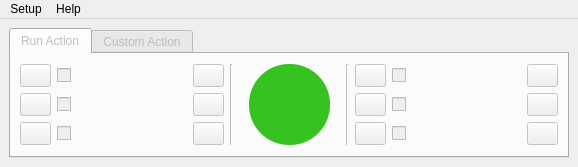
<?xml version="1.0" encoding="UTF-8"?>
<ui version="4.0">
 <class>MainWindow</class>
 <widget class="QMainWindow" name="MainWindow">
  <property name="geometry">
   <rect>
    <x>0</x>
    <y>0</y>
    <width>578</width>
    <height>167</height>
   </rect>
  </property>
  <property name="minimumSize">
   <size>
    <width>578</width>
    <height>167</height>
   </size>
  </property>
  <property name="maximumSize">
   <size>
    <width>1108</width>
    <height>692</height>
   </size>
  </property>
  <property name="windowTitle">
   <string>MainWindow</string>
  </property>
  <property name="windowOpacity">
   <double>1.000000000000000</double>
  </property>
  <widget class="QWidget" name="centralwidget">
   <layout class="QVBoxLayout" name="verticalLayout_2">
    <item>
     <widget class="QTabWidget" name="tabWidget">
      <property name="enabled">
       <bool>false</bool>
      </property>
      <property name="tabPosition">
       <enum>QTabWidget::North</enum>
      </property>
      <property name="tabShape">
       <enum>QTabWidget::Rounded</enum>
      </property>
      <property name="currentIndex">
       <number>0</number>
      </property>
      <property name="elideMode">
       <enum>Qt::ElideLeft</enum>
      </property>
      <widget class="QWidget" name="run_tab">
       <attribute name="title">
        <string>Run Action</string>
       </attribute>
       <layout class="QVBoxLayout" name="verticalLayout">
        <item>
         <layout class="QGridLayout" name="gridLayout">
          <property name="sizeConstraint">
           <enum>QLayout::SetDefaultConstraint</enum>
          </property>
          <item row="0" column="5" rowspan="3">
           <widget class="QFrame" name="frame_2">
            <property name="minimumSize">
             <size>
              <width>101</width>
              <height>81</height>
             </size>
            </property>
            <property name="maximumSize">
             <size>
              <width>101</width>
              <height>16777215</height>
             </size>
            </property>
            <property name="frameShape">
             <enum>QFrame::NoFrame</enum>
            </property>
            <property name="frameShadow">
             <enum>QFrame::Raised</enum>
            </property>
            <widget class="QPushButton" name="action_pb">
             <property name="geometry">
              <rect>
               <x>10</x>
               <y>0</y>
               <width>81</width>
               <height>81</height>
              </rect>
             </property>
             <property name="minimumSize">
              <size>
               <width>0</width>
               <height>23</height>
              </size>
             </property>
             <property name="baseSize">
              <size>
               <width>0</width>
               <height>0</height>
              </size>
             </property>
             <property name="cursor">
              <cursorShape>PointingHandCursor</cursorShape>
             </property>
             <property name="layoutDirection">
              <enum>Qt::LeftToRight</enum>
             </property>
             <property name="styleSheet">
              <string notr="true">QPushButton#action_pb {
	background-color: rgb(54, 194, 32);
	border-radius: 40px;
}

QPushButton#action_pb:hover {
	background-color: rgb(48, 170, 27);
}

QPushButton#action_pb:pressed {
	background-color: rgb(0, 93, 0);
}</string>
             </property>
             <property name="text">
              <string/>
             </property>
             <property name="iconSize">
              <size>
               <width>60</width>
               <height>60</height>
              </size>
             </property>
             <property name="checkable">
              <bool>false</bool>
             </property>
            </widget>
           </widget>
          </item>
          <item row="1" column="8">
           <widget class="QCheckBox" name="action_5_cb">
            <property name="minimumSize">
             <size>
              <width>0</width>
              <height>0</height>
             </size>
            </property>
            <property name="maximumSize">
             <size>
              <width>16777215</width>
              <height>16777215</height>
             </size>
            </property>
           </widget>
          </item>
          <item row="0" column="8">
           <widget class="QCheckBox" name="action_4_cb">
            <property name="minimumSize">
             <size>
              <width>0</width>
              <height>0</height>
             </size>
            </property>
            <property name="maximumSize">
             <size>
              <width>16777215</width>
              <height>16777215</height>
             </size>
            </property>
           </widget>
          </item>
          <item row="2" column="8">
           <widget class="QCheckBox" name="action_6_cb">
            <property name="minimumSize">
             <size>
              <width>0</width>
              <height>0</height>
             </size>
            </property>
            <property name="maximumSize">
             <size>
              <width>16777215</width>
              <height>16777215</height>
             </size>
            </property>
           </widget>
          </item>
          <item row="2" column="7">
           <widget class="QPushButton" name="load_action_6_pb">
            <property name="minimumSize">
             <size>
              <width>31</width>
              <height>23</height>
             </size>
            </property>
            <property name="maximumSize">
             <size>
              <width>31</width>
              <height>23</height>
             </size>
            </property>
            <property name="text">
             <string/>
            </property>
           </widget>
          </item>
          <item row="1" column="1">
           <widget class="QPushButton" name="load_action_2_pb">
            <property name="minimumSize">
             <size>
              <width>31</width>
              <height>23</height>
             </size>
            </property>
            <property name="maximumSize">
             <size>
              <width>31</width>
              <height>23</height>
             </size>
            </property>
            <property name="text">
             <string/>
            </property>
           </widget>
          </item>
          <item row="1" column="7">
           <widget class="QPushButton" name="load_action_5_pb">
            <property name="minimumSize">
             <size>
              <width>31</width>
              <height>23</height>
             </size>
            </property>
            <property name="maximumSize">
             <size>
              <width>31</width>
              <height>23</height>
             </size>
            </property>
            <property name="text">
             <string/>
            </property>
           </widget>
          </item>
          <item row="2" column="9">
           <widget class="QPushButton" name="btn_run_6_pb">
            <property name="minimumSize">
             <size>
              <width>31</width>
              <height>23</height>
             </size>
            </property>
            <property name="maximumSize">
             <size>
              <width>31</width>
              <height>23</height>
             </size>
            </property>
            <property name="icon">
             <iconset>
              <normaloff>../icons/action_.png</normaloff>../icons/action_.png</iconset>
            </property>
           </widget>
          </item>
          <item row="0" column="9">
           <widget class="QPushButton" name="btn_run_4_pb">
            <property name="minimumSize">
             <size>
              <width>31</width>
              <height>23</height>
             </size>
            </property>
            <property name="maximumSize">
             <size>
              <width>31</width>
              <height>23</height>
             </size>
            </property>
            <property name="icon">
             <iconset>
              <normaloff>../icons/action_.png</normaloff>../icons/action_.png</iconset>
            </property>
           </widget>
          </item>
          <item row="0" column="3">
           <widget class="QPushButton" name="btn_run_1_pb">
            <property name="minimumSize">
             <size>
              <width>31</width>
              <height>23</height>
             </size>
            </property>
            <property name="maximumSize">
             <size>
              <width>31</width>
              <height>23</height>
             </size>
            </property>
            <property name="layoutDirection">
             <enum>Qt::LeftToRight</enum>
            </property>
            <property name="icon">
             <iconset>
              <normaloff>../icons/action_.png</normaloff>../icons/action_.png</iconset>
            </property>
           </widget>
          </item>
          <item row="1" column="2">
           <widget class="QCheckBox" name="action_2_cb">
            <property name="minimumSize">
             <size>
              <width>0</width>
              <height>0</height>
             </size>
            </property>
            <property name="maximumSize">
             <size>
              <width>16777215</width>
              <height>16777215</height>
             </size>
            </property>
           </widget>
          </item>
          <item row="0" column="1">
           <widget class="QPushButton" name="load_action_1_pb">
            <property name="minimumSize">
             <size>
              <width>31</width>
              <height>23</height>
             </size>
            </property>
            <property name="maximumSize">
             <size>
              <width>31</width>
              <height>23</height>
             </size>
            </property>
            <property name="text">
             <string/>
            </property>
           </widget>
          </item>
          <item row="2" column="2">
           <widget class="QCheckBox" name="action_3_cb">
            <property name="minimumSize">
             <size>
              <width>0</width>
              <height>0</height>
             </size>
            </property>
            <property name="maximumSize">
             <size>
              <width>16777215</width>
              <height>16777215</height>
             </size>
            </property>
           </widget>
          </item>
          <item row="2" column="1">
           <widget class="QPushButton" name="load_action_3_pb">
            <property name="minimumSize">
             <size>
              <width>31</width>
              <height>23</height>
             </size>
            </property>
            <property name="maximumSize">
             <size>
              <width>31</width>
              <height>23</height>
             </size>
            </property>
            <property name="text">
             <string/>
            </property>
           </widget>
          </item>
          <item row="1" column="9">
           <widget class="QPushButton" name="btn_run_5_pb">
            <property name="minimumSize">
             <size>
              <width>31</width>
              <height>23</height>
             </size>
            </property>
            <property name="maximumSize">
             <size>
              <width>31</width>
              <height>23</height>
             </size>
            </property>
            <property name="icon">
             <iconset>
              <normaloff>../icons/action_.png</normaloff>../icons/action_.png</iconset>
            </property>
           </widget>
          </item>
          <item row="0" column="7">
           <widget class="QPushButton" name="load_action_4_pb">
            <property name="minimumSize">
             <size>
              <width>31</width>
              <height>23</height>
             </size>
            </property>
            <property name="maximumSize">
             <size>
              <width>31</width>
              <height>23</height>
             </size>
            </property>
            <property name="text">
             <string/>
            </property>
           </widget>
          </item>
          <item row="0" column="2">
           <widget class="QCheckBox" name="action_1_cb">
            <property name="minimumSize">
             <size>
              <width>0</width>
              <height>0</height>
             </size>
            </property>
            <property name="maximumSize">
             <size>
              <width>16777215</width>
              <height>16777215</height>
             </size>
            </property>
           </widget>
          </item>
          <item row="0" column="6" rowspan="3">
           <widget class="Line" name="line_2">
            <property name="orientation">
             <enum>Qt::Vertical</enum>
            </property>
           </widget>
          </item>
          <item row="2" column="3">
           <widget class="QPushButton" name="btn_run_3_pb">
            <property name="minimumSize">
             <size>
              <width>31</width>
              <height>23</height>
             </size>
            </property>
            <property name="maximumSize">
             <size>
              <width>31</width>
              <height>23</height>
             </size>
            </property>
            <property name="icon">
             <iconset>
              <normaloff>../icons/action_.png</normaloff>../icons/action_.png</iconset>
            </property>
           </widget>
          </item>
          <item row="1" column="3">
           <widget class="QPushButton" name="btn_run_2_pb">
            <property name="minimumSize">
             <size>
              <width>31</width>
              <height>23</height>
             </size>
            </property>
            <property name="maximumSize">
             <size>
              <width>31</width>
              <height>23</height>
             </size>
            </property>
            <property name="icon">
             <iconset>
              <normaloff>../icons/action_.png</normaloff>../icons/action_.png</iconset>
            </property>
           </widget>
          </item>
          <item row="0" column="4" rowspan="3">
           <widget class="Line" name="line">
            <property name="orientation">
             <enum>Qt::Vertical</enum>
            </property>
           </widget>
          </item>
         </layout>
        </item>
       </layout>
      </widget>
      <widget class="QWidget" name="mini_tab">
       <attribute name="title">
        <string>Custom Action</string>
       </attribute>
       <layout class="QVBoxLayout" name="verticalLayout_3">
        <item>
         <layout class="QGridLayout" name="gridLayout_3">
          <item row="0" column="4" rowspan="2">
           <widget class="QPushButton" name="run_pb">
            <property name="minimumSize">
             <size>
              <width>81</width>
              <height>0</height>
             </size>
            </property>
            <property name="maximumSize">
             <size>
              <width>120</width>
              <height>48</height>
             </size>
            </property>
            <property name="cursor">
             <cursorShape>PointingHandCursor</cursorShape>
            </property>
            <property name="styleSheet">
             <string notr="true">QPushButton#run_pb {
	background-color: rgb(54, 194, 32);
	border-radius: 6px;
	font: 75 10pt &quot;MS Shell Dlg 2&quot;;
}

QPushButton#run_pb:hover {
	background-color: rgb(48, 170, 27);
}

QPushButton#run_pb:pressed {
	background-color: rgb(0, 93, 0);
}</string>
            </property>
            <property name="text">
             <string>Run</string>
            </property>
           </widget>
          </item>
          <item row="2" column="4">
           <widget class="QComboBox" name="sett_cb">
            <property name="maximumSize">
             <size>
              <width>120</width>
              <height>20</height>
             </size>
            </property>
            <item>
             <property name="text">
              <string>Run Script</string>
             </property>
            </item>
            <item>
             <property name="text">
              <string>Import Maya</string>
             </property>
            </item>
            <item>
             <property name="text">
              <string>Import Ref Maya</string>
             </property>
            </item>
            <item>
             <property name="text">
              <string>Add Dir</string>
             </property>
            </item>
            <item>
             <property name="text">
              <string>Reset Dir</string>
             </property>
            </item>
           </widget>
          </item>
          <item row="2" column="0">
           <widget class="QLabel" name="label_6">
            <property name="minimumSize">
             <size>
              <width>16</width>
              <height>16</height>
             </size>
            </property>
            <property name="maximumSize">
             <size>
              <width>16</width>
              <height>16</height>
             </size>
            </property>
            <property name="text">
             <string>3.</string>
            </property>
           </widget>
          </item>
          <item row="2" column="1">
           <widget class="QComboBox" name="cus_action_3_cb">
            <property name="sizePolicy">
             <sizepolicy hsizetype="Minimum" vsizetype="Fixed">
              <horstretch>0</horstretch>
              <verstretch>0</verstretch>
             </sizepolicy>
            </property>
            <property name="minimumSize">
             <size>
              <width>272</width>
              <height>20</height>
             </size>
            </property>
            <property name="maximumSize">
             <size>
              <width>291</width>
              <height>20</height>
             </size>
            </property>
            <property name="editable">
             <bool>false</bool>
            </property>
            <item>
             <property name="text">
              <string>Hello 3</string>
             </property>
            </item>
           </widget>
          </item>
          <item row="0" column="2">
           <widget class="QCheckBox" name="check_action_1_cb">
            <property name="minimumSize">
             <size>
              <width>16</width>
              <height>16</height>
             </size>
            </property>
            <property name="maximumSize">
             <size>
              <width>16</width>
              <height>16</height>
             </size>
            </property>
            <property name="text">
             <string/>
            </property>
           </widget>
          </item>
          <item row="1" column="2">
           <widget class="QCheckBox" name="check_action_2_cb">
            <property name="minimumSize">
             <size>
              <width>16</width>
              <height>16</height>
             </size>
            </property>
            <property name="maximumSize">
             <size>
              <width>16</width>
              <height>16</height>
             </size>
            </property>
            <property name="text">
             <string/>
            </property>
           </widget>
          </item>
          <item row="1" column="1">
           <widget class="QComboBox" name="cus_action_2_cb">
            <property name="sizePolicy">
             <sizepolicy hsizetype="Minimum" vsizetype="Fixed">
              <horstretch>0</horstretch>
              <verstretch>0</verstretch>
             </sizepolicy>
            </property>
            <property name="minimumSize">
             <size>
              <width>272</width>
              <height>20</height>
             </size>
            </property>
            <property name="maximumSize">
             <size>
              <width>291</width>
              <height>20</height>
             </size>
            </property>
            <property name="editable">
             <bool>false</bool>
            </property>
            <item>
             <property name="text">
              <string>Hello 2</string>
             </property>
            </item>
           </widget>
          </item>
          <item row="0" column="0">
           <widget class="QLabel" name="label_4">
            <property name="minimumSize">
             <size>
              <width>16</width>
              <height>16</height>
             </size>
            </property>
            <property name="maximumSize">
             <size>
              <width>16</width>
              <height>16</height>
             </size>
            </property>
            <property name="text">
             <string>1.</string>
            </property>
           </widget>
          </item>
          <item row="1" column="0">
           <widget class="QLabel" name="label_5">
            <property name="minimumSize">
             <size>
              <width>16</width>
              <height>16</height>
             </size>
            </property>
            <property name="maximumSize">
             <size>
              <width>16</width>
              <height>16</height>
             </size>
            </property>
            <property name="text">
             <string>2.</string>
            </property>
           </widget>
          </item>
          <item row="0" column="1">
           <widget class="QComboBox" name="cus_action_1_cb">
            <property name="sizePolicy">
             <sizepolicy hsizetype="Minimum" vsizetype="Fixed">
              <horstretch>0</horstretch>
              <verstretch>0</verstretch>
             </sizepolicy>
            </property>
            <property name="minimumSize">
             <size>
              <width>272</width>
              <height>20</height>
             </size>
            </property>
            <property name="maximumSize">
             <size>
              <width>291</width>
              <height>20</height>
             </size>
            </property>
            <property name="editable">
             <bool>false</bool>
            </property>
            <item>
             <property name="text">
              <string>Hello 1</string>
             </property>
            </item>
           </widget>
          </item>
          <item row="2" column="2">
           <widget class="QCheckBox" name="check_action_3_cb">
            <property name="minimumSize">
             <size>
              <width>16</width>
              <height>16</height>
             </size>
            </property>
            <property name="maximumSize">
             <size>
              <width>16</width>
              <height>16</height>
             </size>
            </property>
            <property name="text">
             <string/>
            </property>
           </widget>
          </item>
          <item row="0" column="3" rowspan="3">
           <widget class="Line" name="line_3">
            <property name="orientation">
             <enum>Qt::Vertical</enum>
            </property>
           </widget>
          </item>
         </layout>
        </item>
       </layout>
      </widget>
     </widget>
    </item>
   </layout>
  </widget>
  <widget class="QMenuBar" name="menuBar">
   <property name="geometry">
    <rect>
     <x>0</x>
     <y>0</y>
     <width>578</width>
     <height>21</height>
    </rect>
   </property>
   <widget class="QMenu" name="menuSetup">
    <property name="geometry">
     <rect>
      <x>330</x>
      <y>179</y>
      <width>135</width>
      <height>147</height>
     </rect>
    </property>
    <property name="minimumSize">
     <size>
      <width>100</width>
      <height>0</height>
     </size>
    </property>
    <property name="title">
     <string>Setup</string>
    </property>
    <addaction name="actionActivate"/>
    <addaction name="actionReset"/>
    <addaction name="separator"/>
    <addaction name="actionImport"/>
    <addaction name="actionExport"/>
   </widget>
   <widget class="QMenu" name="menuHelp">
    <property name="title">
     <string>Help</string>
    </property>
    <addaction name="actionHelp"/>
    <addaction name="actionAbout"/>
   </widget>
   <addaction name="menuSetup"/>
   <addaction name="menuHelp"/>
  </widget>
  <action name="actionCreate_Save_File">
   <property name="text">
    <string>Create Save File</string>
   </property>
  </action>
  <action name="actionActivate">
   <property name="text">
    <string>Activate</string>
   </property>
  </action>
  <action name="actionReset">
   <property name="text">
    <string>Reset</string>
   </property>
  </action>
  <action name="actionHelp">
   <property name="text">
    <string>CRB Tool Help</string>
   </property>
   <property name="shortcut">
    <string>Ctrl+H</string>
   </property>
  </action>
  <action name="actionIntroduction">
   <property name="text">
    <string>Introduction</string>
   </property>
  </action>
  <action name="actionAbout">
   <property name="text">
    <string>About</string>
   </property>
  </action>
  <action name="actionExport">
   <property name="text">
    <string>Export</string>
   </property>
  </action>
  <action name="actionImport">
   <property name="text">
    <string>Import</string>
   </property>
  </action>
 </widget>
 <resources/>
 <connections/>
</ui>
